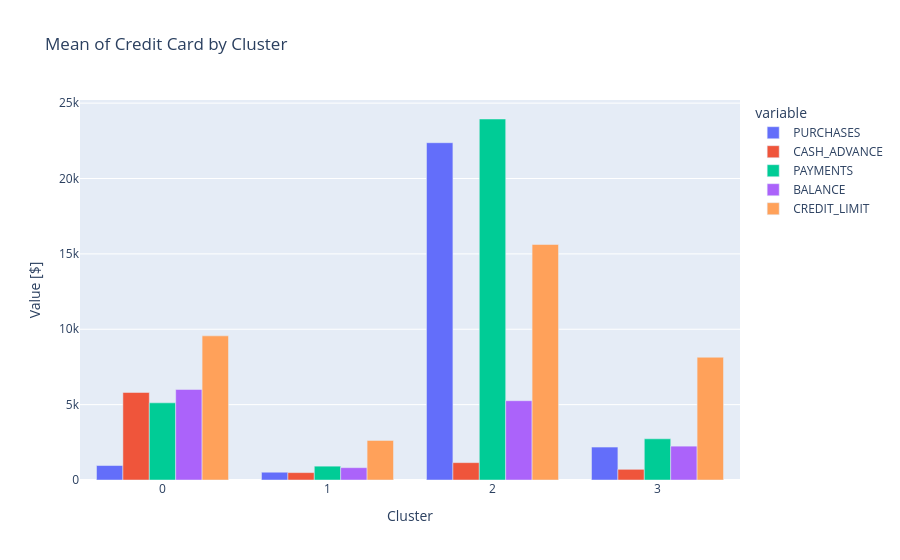

Notebook code cell kept with this figure:
### Markdown cell above
Used plotly express to create a side by side bar chart and label the axis.

### Code cell
# Create side-by-side bar chart of `xgb`
fig = px.bar(xgb,barmode="group",title="Mean of Credit Card by Cluster")
fig.update_layout(xaxis_title="Cluster",yaxis_title="Value [$]")
fig.show()

### Figure 1 — Plotly figure (JSON) as saved in the notebook; plotly's stock layout.template omitted (floating-point values rounded to 4 significant figures)
{"data": [{"alignmentgroup": "True", "hovertemplate": "variable=PURCHASES<br>index=%{x}<br>value=%{y}<extra></extra>", "legendgroup": "PURCHASES", "marker": {"color": "#636efa", "pattern": {"shape": ""}}, "name": "PURCHASES", "offsetgroup": "PURCHASES", "orientation": "v", "showlegend": true, "textposition": "auto", "type": "bar", "x": [0, 1, 2, 3], "xaxis": "x", "y": [960.6, 515.7, 22370.0, 2185.0], "yaxis": "y"}, {"alignmentgroup": "True", "hovertemplate": "variable=CASH_ADVANCE<br>index=%{x}<br>value=%{y}<extra></extra>", "legendgroup": "CASH_ADVANCE", "marker": {"color": "#EF553B", "pattern": {"shape": ""}}, "name": "CASH_ADVANCE", "offsetgroup": "CASH_ADVANCE", "orientation": "v", "showlegend": true, "textposition": "auto", "type": "bar", "x": [0, 1, 2, 3], "xaxis": "x", "y": [5807.0, 489.9, 1152.0, 708.3], "yaxis": "y"}, {"alignmentgroup": "True", "hovertemplate": "variable=PAYMENTS<br>index=%{x}<br>value=%{y}<extra></extra>", "legendgroup": "PAYMENTS", "marker": {"color": "#00cc96", "pattern": {"shape": ""}}, "name": "PAYMENTS", "offsetgroup": "PAYMENTS", "orientation": "v", "showlegend": true, "textposition": "auto", "type": "bar", "x": [0, 1, 2, 3], "xaxis": "x", "y": [5119.0, 917.2, 23950.0, 2733.0], "yaxis": "y"}, {"alignmentgroup": "True", "hovertemplate": "variable=BALANCE<br>index=%{x}<br>value=%{y}<extra></extra>", "legendgroup": "BALANCE", "marker": {"color": "#ab63fa", "pattern": {"shape": ""}}, "name": "BALANCE", "offsetgroup": "BALANCE", "orientation": "v", "showlegend": true, "textposition": "auto", "type": "bar", "x": [0, 1, 2, 3], "xaxis": "x", "y": [6004.0, 817.8, 5260.0, 2246.0], "yaxis": "y"}, {"alignmentgroup": "True", "hovertemplate": "variable=CREDIT_LIMIT<br>index=%{x}<br>value=%{y}<extra></extra>", "legendgroup": "CREDIT_LIMIT", "marker": {"color": "#FFA15A", "pattern": {"shape": ""}}, "name": "CREDIT_LIMIT", "offsetgroup": "CREDIT_LIMIT", "orientation": "v", "showlegend": true, "textposition": "auto", "type": "bar", "x": [0, 1, 2, 3], "xaxis": "x", "y": [9563.0, 2627.0, 15620.0, 8144.0], "yaxis": "y"}], "layout": {"barmode": "group", "legend": {"title": {"text": "variable"}, "tracegroupgap": 0}, "title": {"text": "Mean of Credit Card by Cluster"}, "xaxis": {"anchor": "y", "domain": [0, 1], "title": {"text": "Cluster"}}, "yaxis": {"anchor": "x", "domain": [0, 1], "title": {"text": "Value [$]"}}}}
